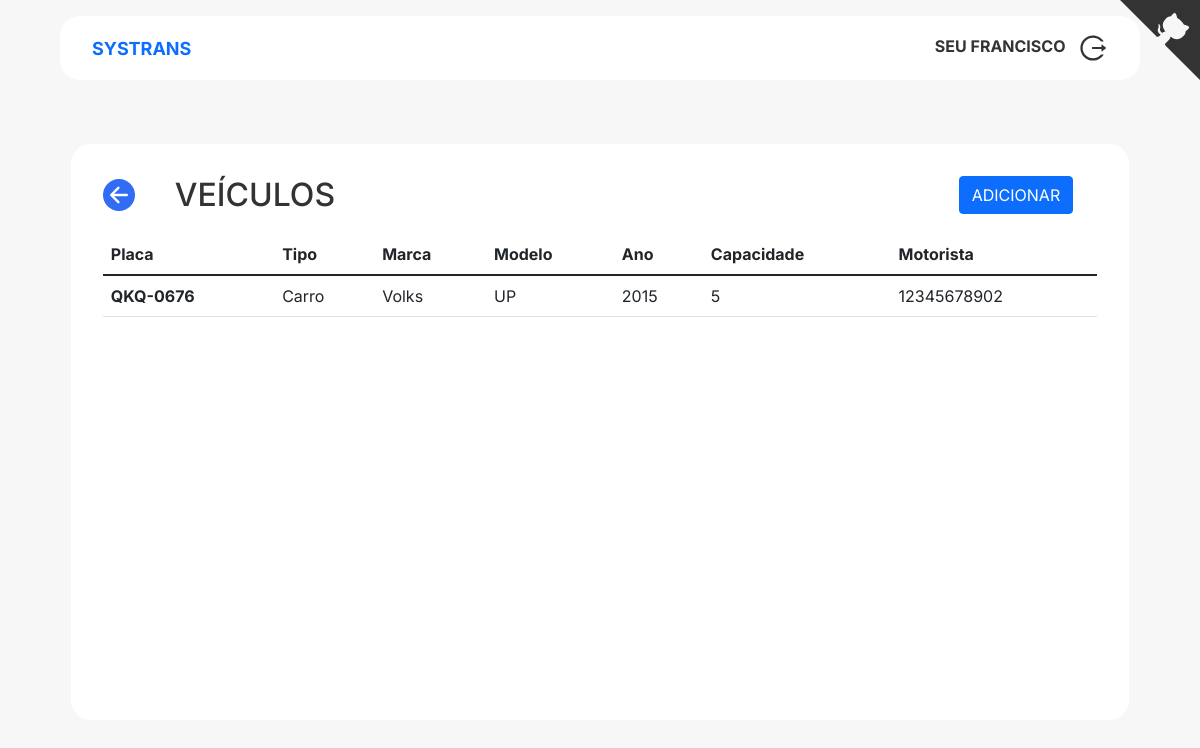
/vehicle (signed in), run on the app's committed database.
### app/model/tables/person.py (models this page shows, shortened)
class Person(db.Model):
    __tablename__ = 'people'
    id = db.Column(db.Integer, primary_key=True)
    cpf = db.Column(db.String, unique=True, nullable=False)
    name = db.Column(db.String, nullable=False)
    birth_date = db.Column(db.Date, nullable=False)
    address = db.Column(db.String, nullable=False)

### app/model/tables/vehicle.py (models this page shows, shortened)
class Vehicle(db.Model):
    __tablename__ = 'vehicles'
    id = db.Column(db.Integer, primary_key=True)
    type = db.Column(db.String, nullable=False)
    plate = db.Column(db.String, unique=True, nullable=False)
    car_make = db.Column(db.String, nullable=False)
    model = db.Column(db.String, nullable=False)
    year = db.Column(db.String, nullable=False)
    passenger_capacity = db.Column(db.String, nullable=False)
    driver_cpf = db.Column(
        db.String, db.ForeignKey('people.cpf'), nullable=False
    )

### app/controller/vehicle.py (the view)
@app.route('/vehicle', methods=['GET', 'POST'])
def list_vehicles():
    if not current_user.is_authenticated:
        return redirect(url_for('login'))
    username = current_user.name.upper()
    vehicles_list = Vehicle.query.all()
    return render_template(
        'vehicle/list.html', vehicles_list=vehicles_list, username=username
    )

### app/model/tables/user.py (called while the page is built)
@lm.user_loader
def load_user(user):
    return User.query.get(user)

    @property
    def is_authenticated(self):
        return True

### app/templates/vehicle/list.html
{% extends 'application.html' %}
{% block app_content %}
<div class="container">
  <div class="content">
    <div class="subtitle">
      <div>
        <a class="me-4" href="{{ url_for('dashboard') }}">
          <svg xmlns="http://www.w3.org/2000/svg" class="back-button ionicon" viewBox="0 0 512 512">
            <title>Arrow Back</title>
            <path fill="none" stroke="currentColor" stroke-linecap="round" stroke-linejoin="round" stroke-width="48"
              d="M244 400L100 256l144-144M120 256h292" />
          </svg>
        </a>
        <h2>VEÍCULOS</h2>
      </div>
      <a class="me-4 btn btn-primary" href="{{ url_for('register_vehicle') }}">
        ADICIONAR
      </a>
    </div>
    <table class="table">
      <thead>
        <tr>
          <th scope="col">Placa</th>
          <th scope="col">Tipo</th>
          <th scope="col">Marca</th>
          <th scope="col">Modelo</th>
          <th scope="col">Ano</th>
          <th scope="col">Capacidade</th>
          <th scope="col">Motorista</th>
        </tr>
      </thead>
      <tbody>
        {% for vehicle in vehicles_list %}
        <tr>
          <th scope="row">{{ vehicle.plate }}</th>
          <td>{{ vehicle.type }}</td>
          <td>{{ vehicle.car_make }}</td>
          <td>{{ vehicle.model }}</td>
          <td>{{ vehicle.year }}</td>
          <td>{{ vehicle.passenger_capacity }}</td>
          <td>{{ vehicle.driver_cpf }}</td>
        </tr>
        {% endfor %}
      </tbody>
    </table>
  </div>
</div>
{% endblock %}

### app/templates/application.html (shortened to what this page needs)
{% extends 'base.html' %}
{% block stylesheet %}
<link rel="stylesheet" href="../static/css/application.css">
{% endblock %}
{% block content %}
<div class="header">
  <div class="header-content">
    <span class="logo"><a href="{{ url_for('dashboard') }}">SYSTRANS</a></span>
    <div>
      <span><b>{{username}}</b></span>
      <a href="{{ url_for('logout') }}">
      </a>
    </div>
  </div>
</div>
{% block app_content %} {% endblock %}
{% endblock %}

### app/static/css/global.css (style rules this page uses)
* { margin: 0; padding: 0; box-sizing: border-box; }
body { background: #f7f7f7; font-family: "Inter", -apple-system, BlinkMacSystemFont, "Segoe UI", Roboto, Oxygen, Ubuntu, Cantarell, "Open Sans", "Helvetica Neue", sans-serif; color: #333333; }
a { text-decoration: none; }
a.btn { display: flex; align-items: center; justify-content: center; }
.subtitle h2 { margin-bottom: 0; }
.subtitle { display: flex; justify-content: space-between; margin-bottom: 20px; align-items: center; }
.subtitle > div { display: flex; gap: 1rem; align-items: center; }
.back-button { height: 2rem; margin: 0; background-color: #316cf4; color: #ffffff; padding: 0.2rem; border-radius: 30px; transition: 0.2s ease-in-out; }

### app/static/css/application.css (style rules this page uses)
.header { display: flex; justify-content: center; align-items: center; }
.header-content { display: flex; justify-content: space-between; align-items: center; background: #ffffff; max-width: 1200px; width: 90%; height: 4rem; margin-top: 1rem; border-radius: 20px; padding-right: 2rem; padding-left: 2rem; }
.container { display: flex; flex-direction: column; align-items: center; justify-content: center; padding-top: 4rem; min-height: 80vh; min-width: 100%; }
.content { flex: 1; background: #ffffff; border-radius: 20px; display: flex; flex-direction: column; padding: 2rem; max-width: 1200px; width: 90%; }
.icon { fill: #333333; height: 30px; width: 30px; margin-left: 0.5rem; }
.logo { font-weight: bold; font-size: large; }

### data on the page
Person: name "SEU FRANCISCO"
Vehicle: plate "QKQ-0676", type "Carro", car_make "Volks", model "UP", year "2015", passenger_capacity "5", driver_cpf "12345678902"
